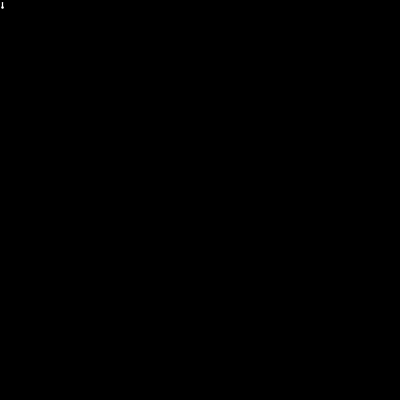
Frame 1 (no input)
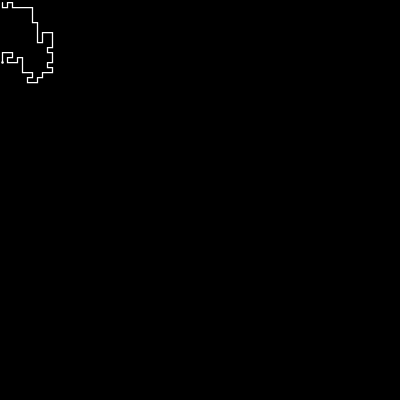
Frame 60 (no input)
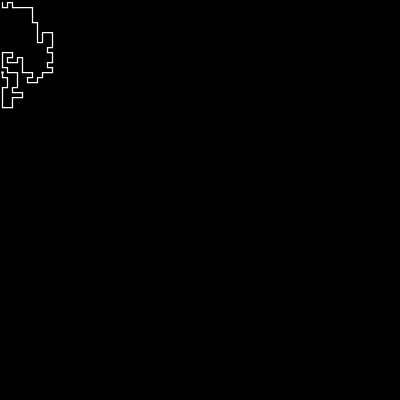
Frame 120 (the mouse pressed at the canvas centre since frame 60)

The p5.js sketch that drew these frames (run headless with seeded random() and noise() and a simulated clock; from frame 60 on, the mouse is pressed at the canvas centre):

// p5.js sketch
// ── sketch.js
// Self Avoiding Walk (With Backtracking)
// The Coding Train / Daniel Shiffman
// https://thecodingtrain.com/CodingChallenges/162-self-avoiding-walk.html
// https://youtu.be/

// Basic: https://editor.p5js.org/codingtrain/sketches/2_4gyDD_9
// With Backtracking: https://editor.p5js.org/codingtrain/sketches/dRWS3A9nq
// 3D: https://editor.p5js.org/codingtrain/sketches/D0ONOlCDT
// With Bezier: https://editor.p5js.org/codingtrain/sketches/KFbX0NWgh
// With Recursion: https://editor.p5js.org/codingtrain/sketches/UPxBk1YiB
// Random Walk with Alpha: https://editor.p5js.org/codingtrain/sketches/IEw2RkDnJ

let grid;
let spacing = 5;
let cols, rows;
let path = [];
let spot;

function make2DArray(cols, rows) {
  let arr = new Array(cols);
  for (var i = 0; i < arr.length; i++) {
    arr[i] = new Array(rows);
  }
  return arr;
}

function setup() {
  createCanvas(400, 400);
  cols = floor(width / spacing);
  rows = floor(height / spacing);
  background(51);
  grid = make2DArray(cols, rows);
  for (let i = 0; i < cols; i++) {
    for (let j = 0; j < rows; j++) {
      grid[i][j] = new Spot(i, j);
    }
  }
  spot = grid[0][0];
  path.push(spot);
  spot.visited = true;
  // frameRate(1);
}

function isValid(i, j) {
  if (i < 0 || i >= cols || j < 0 || j >= rows) {
    return false;
  }
  return !grid[i][j].visited;
}

function draw() {
  background(0);
  translate(spacing * 0.5, spacing * 0.5);

  // for (let i = 0; i < 500000; i++) {
  spot = spot.nextSpot();
  if (!spot) {
    let stuck = path.pop();
    stuck.clear();
    spot = path[path.length - 1];
  } else {
    path.push(spot);
    spot.visited = true;
  }

  if (path.length === cols * rows) {
    console.log("Solved!");
    noLoop();
    // break;
  }
  //}

  stroke(255);
  strokeWeight(spacing * 0.25);
  noFill();
  beginShape();
  for (let spot of path) {
    vertex(spot.x, spot.y);
  }
  endShape();

  stroke(255);
  strokeWeight(spacing * 0.5);
  point(spot.x, spot.y);
}

// ── spot.js
// Self Avoiding Walk (With Backtracking)
// The Coding Train / Daniel Shiffman
// https://thecodingtrain.com/CodingChallenges/162-self-avoiding-walk.html
// https://youtu.be/

// Basic: https://editor.p5js.org/codingtrain/sketches/2_4gyDD_9
// With Backtracking: https://editor.p5js.org/codingtrain/sketches/dRWS3A9nq
// 3D: https://editor.p5js.org/codingtrain/sketches/D0ONOlCDT
// With Bezier: https://editor.p5js.org/codingtrain/sketches/KFbX0NWgh
// With Recursion: https://editor.p5js.org/codingtrain/sketches/UPxBk1YiB
// Random Walk with Alpha: https://editor.p5js.org/codingtrain/sketches/IEw2RkDnJ

class Step {
  constructor(dx, dy) {
    this.dx = dx;
    this.dy = dy;
    this.tried = false;
  }
}

function allOptions() {
  return [new Step(1, 0), new Step(-1, 0), new Step(0, 1), new Step(0, -1)];
}

class Spot {
  constructor(i, j) {
    this.i = i;
    this.j = j;
    this.x = i * spacing;
    this.y = j * spacing;
    this.options = allOptions();
    this.visited = false;
  }

  clear() {
    this.visited = false;
    this.options = allOptions();
  }

  nextSpot() {
    let validOptions = [];
    for (let option of this.options) {
      let newX = this.i + option.dx;
      let newY = this.j + option.dy;
      if (isValid(newX, newY) && !option.tried) {
        validOptions.push(option);
      }
    }

    if (validOptions.length > 0) {
      let step = random(validOptions);
      step.tried = true;
      return grid[this.i + step.dx][this.j + step.dy];
    }
    return undefined;
  }
}
